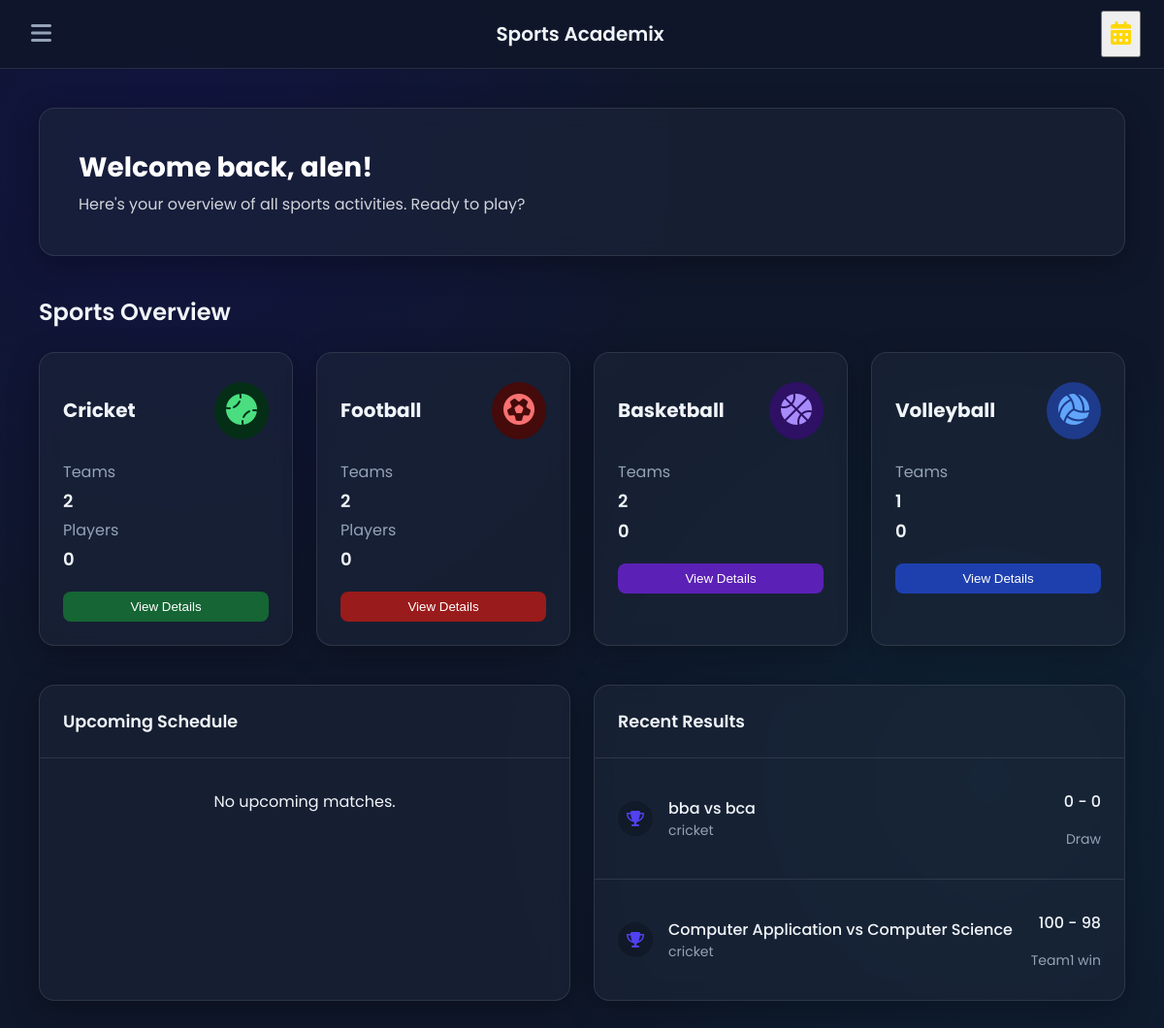
The page /home.php (signed in) on the database as committed earlier.
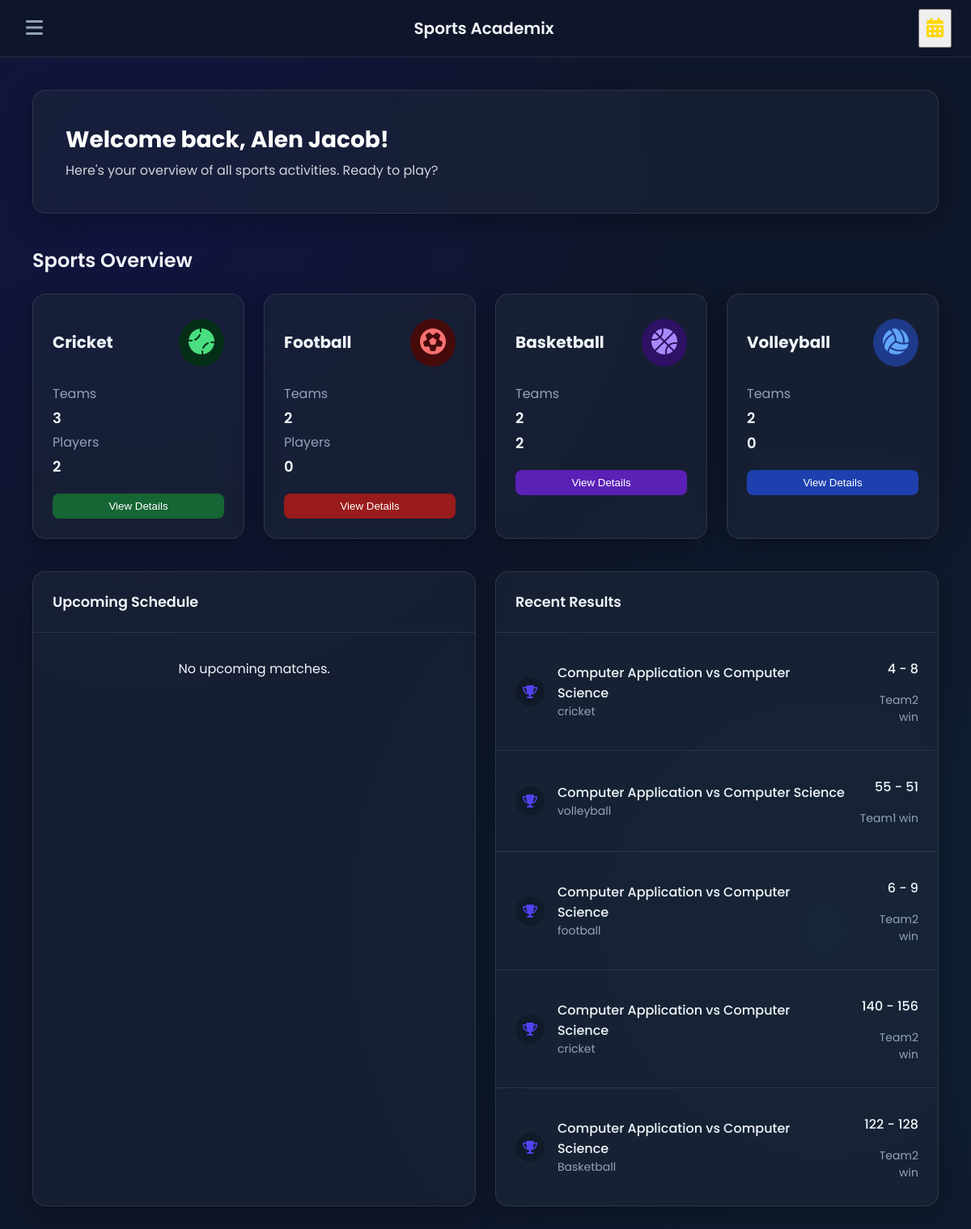
The same page on the database as committed later.
### tables this page shows
CREATE TABLE `users` (
  `user_id` int(11) NOT NULL,
  `name` varchar(100) DEFAULT NULL,
  `email` varchar(100) DEFAULT NULL,
  `password` varchar(250) DEFAULT NULL,
  `student_id` varchar(20) DEFAULT NULL,
  `role` enum('admin','user') DEFAULT 'user',
  `status` enum('active','blocked') DEFAULT NULL,
  `created_at` datetime DEFAULT current_timestamp(),
  `reset_token` varchar(255) DEFAULT NULL,
  `reset_token_expires_at` datetime DEFAULT NULL,
  `otp_hash` varchar(255) DEFAULT NULL,
  `otp_expires_at` datetime DEFAULT NULL
);

CREATE TABLE `events` (
  `event_id` int(11) NOT NULL,
  `event_name` varchar(100) DEFAULT NULL,
  `sport_id` int(11) DEFAULT NULL,
  `event_date` datetime DEFAULT NULL,
  `venue` varchar(100) DEFAULT NULL,
  `description` text DEFAULT NULL,
  `status` enum('schedule','outgoing','completed','postponed','cancelled') DEFAULT 'schedule',
  `team1_id` int(11) DEFAULT NULL,
  `team2_id` int(11) DEFAULT NULL,
  `team1_score` int(11) NOT NULL DEFAULT 0,
  `team2_score` int(11) NOT NULL DEFAULT 0,
  `result` enum('team1_win','team2_win','draw','pending') DEFAULT 'pending'
);

CREATE TABLE `teams` (
  `team_id` int(11) NOT NULL,
  `team_name` varchar(100) DEFAULT NULL,
  `sport_id` int(11) DEFAULT NULL,
  `department_id` int(11) DEFAULT NULL,
  `created_by` int(11) DEFAULT NULL,
  `created_at` datetime DEFAULT current_timestamp()
);

CREATE TABLE `sports` (
  `sport_id` int(11) NOT NULL,
  `name` varchar(100) DEFAULT NULL,
  `code` varchar(10) DEFAULT NULL,
  `max_players` int(11) DEFAULT 0,
  `status` enum('active','inactive') NOT NULL DEFAULT 'active',
  `points_for_win` int(11) NOT NULL DEFAULT 3,
  `points_for_draw` int(11) NOT NULL DEFAULT 1,
  `points_for_loss` int(11) NOT NULL DEFAULT 0
);

### home.php (the view, shortened to what the changed rows need)
<?php
require_once 'config.php';
$logged_in_user_id = $_SESSION['user_id'];
$stmt_user_data = $conn->prepare("SELECT name, email FROM users WHERE user_id = ?");
$stmt_user_data->bind_param("i", $logged_in_user_id);
$stmt_user_data->execute();
$user_data_result = $stmt_user_data->get_result();
$user_data = $user_data_result->fetch_assoc();
$logged_in_user_name = $user_data['name'] ?? 'User';
function getSportStats($conn, $sport_id) {
    $stats = ['teams' => 0, 'players' => 0, 'matches' => 0];
    $stmt_teams = $conn->prepare("SELECT COUNT(*) as count FROM teams WHERE sport_id = ?");
    $stmt_teams->bind_param("i", $sport_id);
    $stmt_teams->execute();
    $teams_result = $stmt_teams->get_result();
    if ($teams_result) $stats['teams'] = $teams_result->fetch_assoc()['count'];
    $stmt_players = $conn->prepare("SELECT COUNT(DISTINCT tm.user_id) as count FROM team_members tm JOIN teams t ON tm.team_id = t.team_id WHERE t.sport_id = ?");
    $stmt_players->bind_param("i", $sport_id);
    $stmt_players->execute();
    $players_result = $stmt_players->get_result();
    if ($players_result) $stats['players'] = $players_result->fetch_assoc()['count'];
    $stmt_matches = $conn->prepare("SELECT COUNT(*) as count FROM events WHERE sport_id = ? AND status = 'schedule'");
    $stmt_matches->bind_param("i", $sport_id);
    $stmt_matches->execute();
    $matches_result = $stmt_matches->get_result();
    if ($matches_result) $stats['matches'] = $matches_result->fetch_assoc()['count'];
    return $stats;
}
$cricket_stats = getSportStats($conn, 1);
$basketball_stats = getSportStats($conn, 5);
$volleyball_stats = getSportStats($conn, 3);
$recent_matches_stmt = $conn->prepare("SELECT e.event_name, s.name as sport_name, t1.team_name as team1_name, t2.team_name as team2_name, DATE_FORMAT(e.event_date, '%b %d, %Y') as event_date, e.team1_score, e.team2_score, e.result FROM events e JOIN sports s ON e.sport_id = s.sport_id LEFT JOIN teams t1 ON e.team1_id = t1.team_id LEFT JOIN teams t2 ON e.team2_id = t2.team_id WHERE e.status = 'completed' ORDER BY e.event_date DESC LIMIT 5");
$recent_matches_stmt->execute();
$recent_matches = $recent_matches_stmt->get_result();
$currentPage = $_GET['page'] ?? 'dashboard';
?>
<!DOCTYPE html>
<html lang="en">
<head>
    <link rel="stylesheet" href="https://cdnjs.cloudflare.com/ajax/libs/font-awesome/6.4.0/css/all.min.css">
    <link href="https://cdn.jsdelivr.net/npm/vanilla-calendar-pro/build/vanilla-calendar.min.css" rel="stylesheet">
</head>
<body>
    <div class="main-content">
        <header class="top-navbar">
            <a href="?page=dashboard" class="brand">
                <h1>Sports Academix</h1>
            </a>
        </header>
        <main>
            <div id="dashboard" class="tab-content <?php if($currentPage == 'dashboard') echo 'active'; ?>">
                <div class="welcome-banner"><h1>Welcome back, <?php echo htmlspecialchars($logged_in_user_name); ?>!</h1><p>Here's your overview of all sports activities. Ready to play?</p></div>
                <h2>Sports Overview</h2>
                <div class="grid grid-cols-4">
                    <div class="sport-card cricket-card"><div class="sport-card-body"><div><p class="text-gray">Teams</p><p class="text-lg font-semibold"><?php echo $cricket_stats['teams']; ?></p></div><div><p class="text-gray">Players</p><p class="text-lg font-semibold"><?php echo $cricket_stats['players']; ?></p></div></div></div>
                    <div class="sport-card basketball-card"><div class="sport-card-body"><div><p class="text-lg font-semibold"><?php echo $basketball_stats['players']; ?></p></div></div></div>
                    <div class="sport-card volleyball-card"><div class="sport-card-body"><div><p class="text-gray">Teams</p><p class="text-lg font-semibold"><?php echo $volleyball_stats['teams']; ?></p></div></div></div>
                </div>
                <div class="grid grid-cols-2" style="margin-top: 2.5rem;">
                    <div class="content-box"><h3>Recent Results</h3><?php if($recent_matches->num_rows > 0): mysqli_data_seek($recent_matches, 0); while($match = $recent_matches->fetch_assoc()): ?><div class="list-item"><div class="list-item-icon"><i class="fas fa-trophy"></i></div><div class="list-item-details"><p class="font-medium"><?php echo htmlspecialchars($match['team1_name']); ?> vs <?php echo htmlspecialchars($match['team2_name']); ?></p><p class="text-sm"><?php echo htmlspecialchars($match['sport_name']); ?></p></div><div class="list-item-aside"><p class="font-medium"><?php echo $match['team1_score']; ?> - <?php echo $match['team2_score']; ?></p><p class="text-sm"><?php echo str_replace('_', ' ', ucfirst($match['result'])); ?></p></div></div><?php endwhile; else: ?><p style="text-align: center; padding: 1rem;">No recent results.</p><?php endif; ?></div>
                </div>
            </div>
        </main>
    </div>
</body>
</html>

Rows that differ between the two databases and show on the page:
removed events: team1.team_name "bba", team2.team_name "bca", sport.name "cricket", team1_score "0", team2_score "0", result "Draw"
no longer on this page (row unchanged): events: team1.team_name "Computer Application", team2.team_name "Computer Science", sport.name "cricket", team1_score "100", team2_score "98", result "Team1 win"
changed users: name "alen" → "Alen Jacob"
added events: team1.team_name "Computer Application", team2.team_name "Computer Science", sport.name "cricket", team1_score "4", team2_score "8", result "Team2 win"
added events: team1.team_name "Computer Application", team2.team_name "Computer Science", sport.name "volleyball", team1_score "55", team2_score "51", result "Team1 win"
now on this page (row edited): events: team1.team_name "Computer Application", team2.team_name "Computer Science", sport.name "football", team1_score "6", team2_score "9", result "Team2 win"
now on this page (row edited): events: team1.team_name "Computer Application", team2.team_name "Computer Science", sport.name "cricket", team1_score "140", team2_score "156", result "Team2 win"
now on this page (row edited): events: team1.team_name "Computer Application", team2.team_name "Computer Science", sport.name "Basketball", team1_score "122", team2_score "128", result "Team2 win"
Other text that changed with them:
$cricket_stats['teams']: "2" → "3"
$cricket_stats['players']: "0" → "2"
$basketball_stats['players']: "0" → "2"
$volleyball_stats['teams']: "1" → "2"
